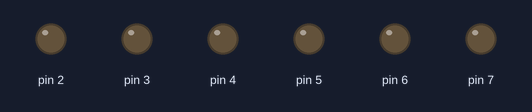
The sketch below on a simulated Arduino Uno, built with avr-gcc and run on an emulated ATmega328P. Parts: output pins drawn as LEDs (lit = HIGH).

Above: at 0.2 s.
At 1.7 s:
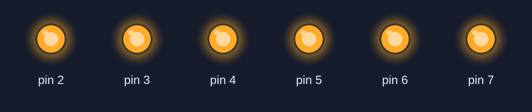
Timing chart, 0 to 3.0 s (numbered marks = the images above):
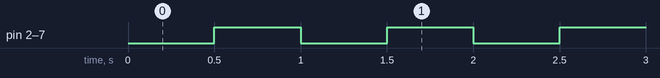

Measured:
- by itself, pin 2–7: alternates HIGH for 0.50 s and LOW for 0.50 s, 20 changes in all, then stays LOW

The sketch:

quizMicro1.ino
```cpp
unsigned long instance[]={0,0};
int iteration=10;
boolean state=true;
void setup() {
for(int i=2;i<=7;i++)
pinMode(i,OUTPUT);
}

void loop() {
blinkLed(500);
}

void blinkLed(int interval){
    if(checkTime(interval)&&iteration>0){
      for(int i=2;i<=7;i++)
      digitalWrite(i,state);
      state=!state;
      if(state)iteration--;
    }
}
boolean checkTime(int duration){
  instance[1]=millis();
  if(instance[1]-instance[0]>=duration){
    instance[0]=instance[1];
    return true;
  }
  return false;
}
```
